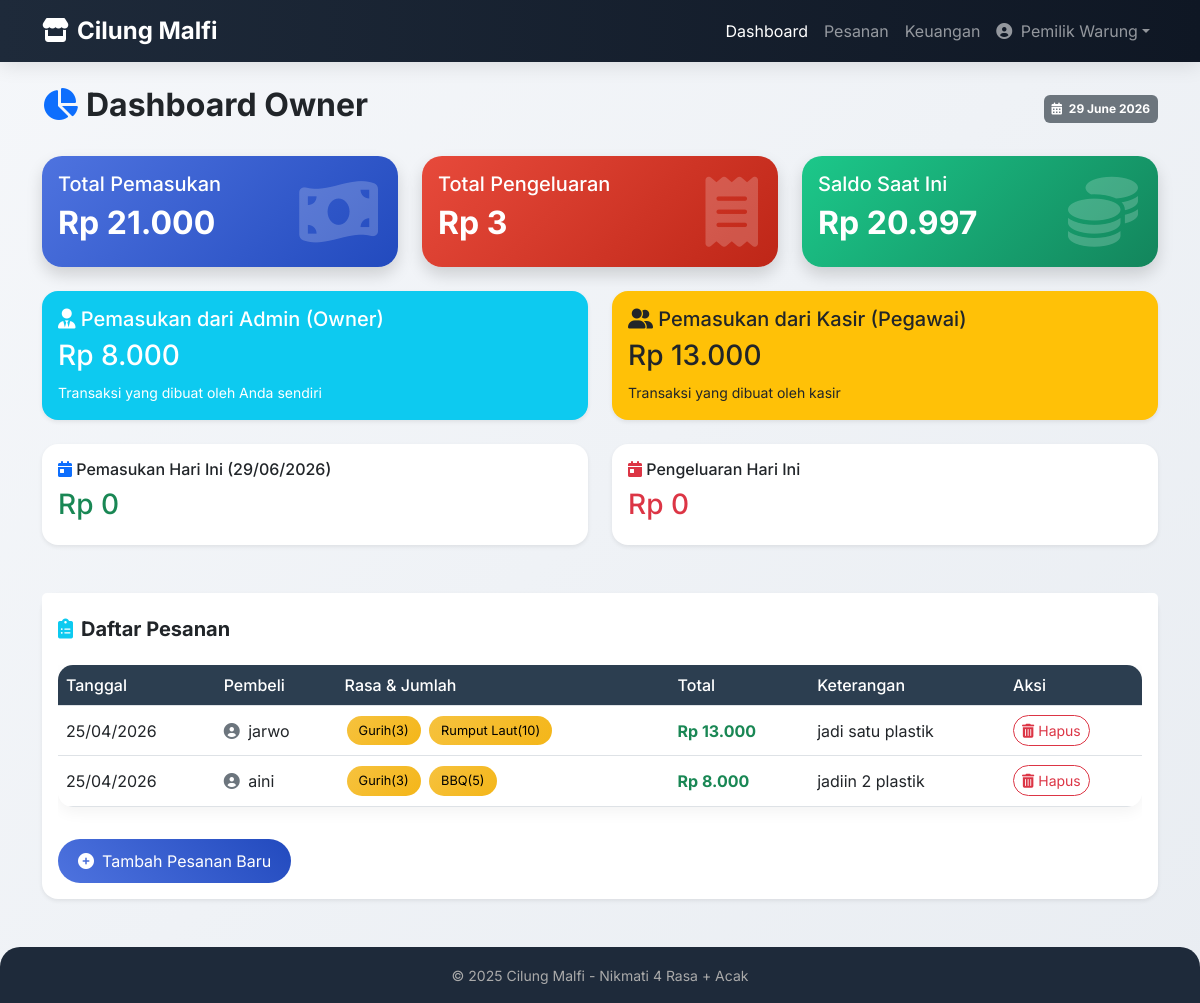
/index.php (signed in), run on the app's committed database.
### tables this page shows
CREATE TABLE `pesanan` (
  `id` int(11) NOT NULL,
  `tanggal` date NOT NULL,
  `nama_pembeli` varchar(100) NOT NULL,
  `user_id` int(11) DEFAULT NULL,
  `total_harga` decimal(10,2) NOT NULL,
  `keterangan` text DEFAULT NULL
);

### index.php (the view, shortened to what this page needs)
<?php
include 'config.php';
$nama_user = $_SESSION['nama_lengkap'];
$user_id = $_SESSION['user_id'];
$role = $_SESSION['role'];
if ($role == 'admin') {
    $query = "SELECT p.*,
              (SELECT GROUP_CONCAT(CONCAT(d.rasa, '(', d.jumlah_porsi, ')') SEPARATOR ', ')
               FROM detail_pesanan d WHERE d.pesanan_id = p.id) AS daftar_rasa
              FROM pesanan p ORDER BY p.tanggal DESC, p.id DESC";
} else {
    $query = "SELECT p.*,
              (SELECT GROUP_CONCAT(CONCAT(d.rasa, '(', d.jumlah_porsi, ')') SEPARATOR ', ')
               FROM detail_pesanan d WHERE d.pesanan_id = p.id) AS daftar_rasa
              FROM pesanan p WHERE p.user_id = $user_id ORDER BY p.tanggal DESC, p.id DESC";
}
$pesanan = $conn->query($query);
if($role == 'admin') {
    $total_pemasukan = $conn->query("SELECT SUM(jumlah) as total FROM pemasukan")->fetch_assoc()['total'] ?? 0;
    $total_pengeluaran = $conn->query("SELECT SUM(jumlah) as total FROM pengeluaran")->fetch_assoc()['total'] ?? 0;
    $saldo = $total_pemasukan - $total_pengeluaran;
    $kasir_sql = "SELECT SUM(pemasukan.jumlah) as total FROM pemasukan
                  INNER JOIN pesanan ON pemasukan.pesanan_id = pesanan.id
                  INNER JOIN users ON pesanan.user_id = users.id
                  WHERE users.role = 'kasir'";
    $pemasukan_kasir = $conn->query($kasir_sql)->fetch_assoc()['total'] ?? 0;
    $admin_sql = "SELECT SUM(pemasukan.jumlah) as total FROM pemasukan
                  INNER JOIN pesanan ON pemasukan.pesanan_id = pesanan.id
                  INNER JOIN users ON pesanan.user_id = users.id
                  WHERE users.role = 'admin'";
    $pemasukan_admin = $conn->query($admin_sql)->fetch_assoc()['total'] ?? 0;
    $hari_ini = date('Y-m-d');
    $pemasukan_hari = $conn->query("SELECT SUM(jumlah) as total FROM pemasukan WHERE tanggal = '$hari_ini'")->fetch_assoc()['total'] ?? 0;
    $pengeluaran_hari = $conn->query("SELECT SUM(jumlah) as total FROM pengeluaran WHERE tanggal = '$hari_ini'")->fetch_assoc()['total'] ?? 0;
}
?>
<!DOCTYPE html>
<html lang="id">
<head>
    <link href="https://cdn.jsdelivr.net/npm/bootstrap@5.3.0/dist/css/bootstrap.min.css" rel="stylesheet">
    <link rel="stylesheet" href="https://cdnjs.cloudflare.com/ajax/libs/font-awesome/6.0.0/css/all.min.css">
</head>
<body>
<nav class="navbar navbar-expand-lg navbar-custom navbar-dark">
    <div class="container">
        <a class="navbar-brand" href="index.php"><i class="fas fa-store me-2"></i>Cilung Malfi</a>
        <div class="collapse navbar-collapse" id="navbarNav">
            <ul class="navbar-nav ms-auto">
                <li class="nav-item"><a class="nav-link active" href="index.php">Dashboard</a></li>
                <li class="nav-item"><a class="nav-link" href="pesanan.php">Pesanan</a></li>
                <li class="nav-item"><a class="nav-link" href="keuangan.php">Keuangan</a></li>
                <li class="nav-item dropdown">
                    <a class="nav-link dropdown-toggle" href="#" data-bs-toggle="dropdown"><i class="fas fa-user-circle me-1"></i> <?= htmlspecialchars($nama_user) ?></a>
                </li>
            </ul>
        </div>
    </div>
</nav>
<div class="container mt-4">
    <div class="d-flex justify-content-between align-items-center mb-4">
        <h2 class="fw-bold"><i class="fas fa-chart-pie me-2 text-primary"></i>Dashboard <?= ($role == 'admin') ? 'Owner' : 'Kasir' ?></h2>
        <span class="badge bg-secondary p-2"><i class="fas fa-calendar-alt me-1"></i> <?= date('d F Y') ?></span>
    </div>
    <?php if($role == 'admin'): ?>
    <div class="row g-4 mb-4">
        <div class="col-md-4"><div class="card card-stats bg-gradient-primary text-white shadow"><div class="card-body position-relative"><i class="fas fa-money-bill-wave stats-icon"></i><h5>Total Pemasukan</h5><h2 class="fw-bold">Rp <?= number_format($total_pemasukan,0,',','.') ?></h2></div></div></div>
        <div class="col-md-4"><div class="card card-stats bg-gradient-danger text-white shadow"><div class="card-body position-relative"><i class="fas fa-receipt stats-icon"></i><h5>Total Pengeluaran</h5><h2 class="fw-bold">Rp <?= number_format($total_pengeluaran,0,',','.') ?></h2></div></div></div>
        <div class="col-md-4"><div class="card card-stats bg-gradient-success text-white shadow"><div class="card-body position-relative"><i class="fas fa-coins stats-icon"></i><h5>Saldo Saat Ini</h5><h2 class="fw-bold">Rp <?= number_format($saldo,0,',','.') ?></h2></div></div></div>
    </div>
    <div class="row g-4 mb-4">
        <div class="col-md-6">
            <div class="card border-0 shadow-sm rounded-4 bg-info text-white">
                <div class="card-body">
                    <h5><i class="fas fa-user-tie"></i> Pemasukan dari Admin (Owner)</h5>
                    <h3>Rp <?= number_format($pemasukan_admin,0,',','.') ?></h3>
                    <small>Transaksi yang dibuat oleh Anda sendiri</small>
                </div>
            </div>
        </div>
        <div class="col-md-6">
            <div class="card border-0 shadow-sm rounded-4 bg-warning text-dark">
                <div class="card-body">
                    <h5><i class="fas fa-user-friends"></i> Pemasukan dari Kasir (Pegawai)</h5>
                    <h3>Rp <?= number_format($pemasukan_kasir,0,',','.') ?></h3>
                    <small>Transaksi yang dibuat oleh kasir</small>
                </div>
            </div>
        </div>
    </div>
    <div class="row g-4 mb-5">
        <div class="col-md-6"><div class="card border-0 shadow-sm rounded-4"><div class="card-body"><h6><i class="fas fa-calendar-day text-primary"></i> Pemasukan Hari Ini (<?= date('d/m/Y') ?>)</h6><h3 class="text-success">Rp <?= number_format($pemasukan_hari,0,',','.') ?></h3></div></div></div>
        <div class="col-md-6"><div class="card border-0 shadow-sm rounded-4"><div class="card-body"><h6><i class="fas fa-calendar-day text-danger"></i> Pengeluaran Hari Ini</h6><h3 class="text-danger">Rp <?= number_format($pengeluaran_hari,0,',','.') ?></h3></div></div></div>
    </div>
    <?php endif; ?>
    <div class="card shadow-sm rounded-4 border-0">
        <div class="card-header bg-white border-0 pt-4 pb-0">
            <h5 class="fw-bold"><i class="fas fa-clipboard-list text-info me-2"></i>Daftar Pesanan</h5>
        </div>
        <div class="card-body">
            <div class="table-responsive">
                <table class="table table-custom table-hover align-middle">
                    <thead>
                        <tr><th>Tanggal</th><th>Pembeli</th><th>Rasa & Jumlah</th><th>Total</th><th>Keterangan</th><?php if($role=='admin') echo '<th>Aksi</th>'; ?></tr>
                    </thead>
                    <tbody>
                        <?php if($pesanan->num_rows == 0): ?>
                        <tr><td colspan="<?= ($role=='admin')?6:5 ?>" class="text-center text-muted py-4">Belum ada pesanan</td></tr>
                        <?php else: while($row = $pesanan->fetch_assoc()): ?>
                        <tr>
                            <td><?= date('d/m/Y', strtotime($row['tanggal'])) ?></td>
                            <td><i class="fas fa-user-circle text-secondary me-1"></i> <?= htmlspecialchars($row['nama_pembeli']) ?></td>
                            <td><?php $rasa_list = explode(', ', $row['daftar_rasa']); foreach($rasa_list as $r) echo "<span class='badge-rasa'>$r</span> "; ?></td>
                            <td class="fw-bold text-success">Rp <?= number_format($row['total_harga'],0,',','.') ?></td>
                            <td><?= htmlspecialchars($row['keterangan']) ?: '-' ?></td>
                            <?php if($role == 'admin'): ?>
                            <td><a href="hapus_pesanan.php?id=<?= $row['id'] ?>" class="btn btn-sm btn-outline-danger rounded-pill" onclick="return confirm('Hapus seluruh pesanan ini?')"><i class="fas fa-trash-alt"></i> Hapus</a></td>
                            <?php endif; ?>
                        </tr>
                        <?php endwhile; endif; ?>
                    </tbody>
                </table>
            </div>
            <div class="mt-3"><a href="pesanan.php" class="btn btn-primary-custom text-white"><i class="fas fa-plus-circle me-2"></i>Tambah Pesanan Baru</a></div>
        </div>
    </div>
</div>
<div class="footer text-center py-3 mt-5"><small>&copy; 2025 Cilung Malfi - Nikmati 4 Rasa + Acak</small></div>
</body>
</html>

### index.php (style rules this page uses)
* { font-family:'Inter',sans-serif; }
body { background:linear-gradient(135deg,#f5f7fa 0%,#e9edf2 100%); }
.navbar-custom { background:linear-gradient(90deg,#1e2a3a,#0f1724);box-shadow:0 4px 20px rgba(0,0,0,0.1); }
.navbar-brand { font-weight:700;font-size:1.5rem; }
.card-stats { border:none;border-radius:20px;transition:all 0.3s ease;overflow:hidden; }
.bg-gradient-primary { background:linear-gradient(135deg,#4e73df,#224abe); }
.bg-gradient-danger { background:linear-gradient(135deg,#e74a3b,#be2617); }
.bg-gradient-success { background:linear-gradient(135deg,#1cc88a,#13855c); }
.stats-icon { position:absolute;right:20px;bottom:20px;font-size:70px;opacity:0.2; }
.table-custom { border-radius:15px;overflow:hidden;box-shadow:0 5px 15px rgba(0,0,0,0.05); }
.table-custom th { background-color:#2c3e50;color:white;font-weight:500; }
.badge-rasa { background:linear-gradient(135deg,#f6c23e,#f4b619);color:#000;border-radius:30px;padding:5px 12px;font-size:0.8rem;margin:2px;display:inline-block; }
.footer { background:#1e2a3a;color:#aaa;border-radius:20px 20px 0 0;margin-top:50px; }
.btn-primary-custom { background:linear-gradient(45deg,#4e73df,#224abe);border:none;border-radius:50px;padding:10px 20px;transition:0.3s; }

### data on the page
pesanan: tanggal "25/04/2026", nama_pembeli "jarwo", r "Gurih(3)", r "Rumput Laut(10)", total_harga "13.000", keterangan "jadi satu plastik"
pesanan: tanggal "25/04/2026", nama_pembeli "aini", r "Gurih(3)", r "BBQ(5)", total_harga "8.000", keterangan "jadiin 2 plastik"

### other printed values
$nama_user "Pemilik Warung"
$total_pemasukan "21.000"
$total_pengeluaran "3"
$saldo "20.997"
$pemasukan_admin "8.000"
$pemasukan_kasir "13.000"
$pemasukan_hari "0"
$pengeluaran_hari "0"
